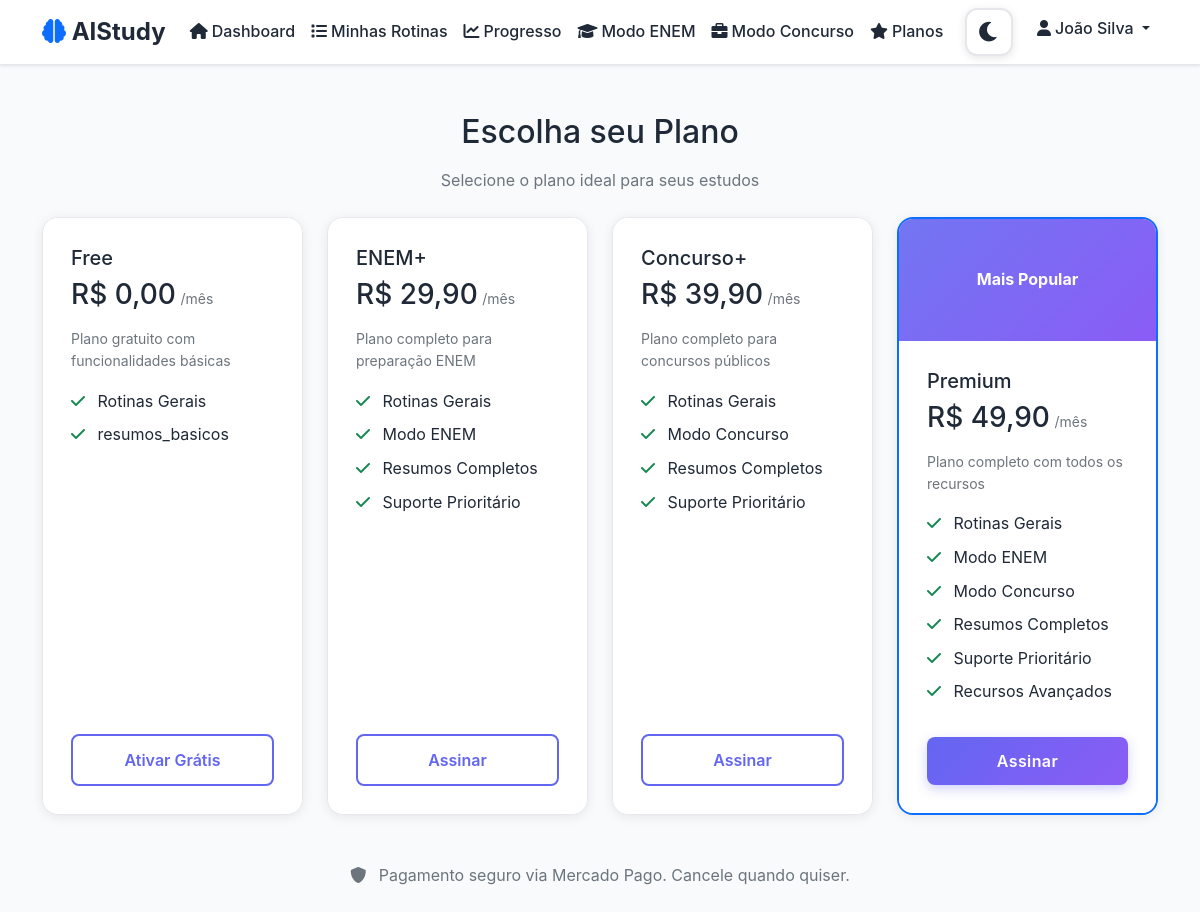
/planos.php?erro=plano_nao_encontrado (signed in), run on the app's committed database.
### tables this page shows
CREATE TABLE planos (
    id INT AUTO_INCREMENT PRIMARY KEY,
    nome VARCHAR(50) NOT NULL,
    slug VARCHAR(50) NOT NULL UNIQUE,
    preco_mensal DECIMAL(10,2) NOT NULL DEFAULT 0.00,
    descricao TEXT,
    recursos JSON DEFAULT NULL COMMENT 'Lista de recursos disponíveis no plano',
    ativo BOOLEAN DEFAULT TRUE,
    created_at TIMESTAMP DEFAULT CURRENT_TIMESTAMP,
    updated_at TIMESTAMP DEFAULT CURRENT_TIMESTAMP ON UPDATE CURRENT_TIMESTAMP
);

### classes/PlanService.php (called while the page is built, shortened)
<?php
require_once dirname(__DIR__) . '/config/database.php';
class PlanService {
    private $conn;
    public function __construct() {
        $database = new Database();
        $this->conn = $database->getConnection();
    }
    public function getAllPlans() {
        $query = "SELECT * FROM planos WHERE ativo = 1 ORDER BY preco_mensal ASC";
        $stmt = $this->conn->prepare($query);
        $stmt->execute();
        $planos = $stmt->fetchAll(PDO::FETCH_ASSOC);
        return $planos;
    }
    public function getActiveSubscription($user_id) {
        $query = "SELECT a.*, p.nome as plano_nome, p.slug as plano_slug, p.preco_mensal
                  FROM assinaturas a
                  JOIN planos p ON a.plano_id = p.id
                  WHERE a.user_id = :user_id
                  AND a.status = 'ativo'
                  AND (a.data_fim IS NULL OR a.data_fim > NOW())
                  ORDER BY a.created_at DESC
                  LIMIT 1";
        $stmt = $this->conn->prepare($query);
        $stmt->bindParam(':user_id', $user_id);
        $stmt->execute();
        return $stmt->fetch(PDO::FETCH_ASSOC) ?: null;
    }
}

### config/database.php (called while the page is built, shortened)
<?php
class Database {
    private $host = DB_HOST;
    private $db_name = DB_NAME;
    private $username = DB_USER;
    private $password = DB_PASS;
    public function getConnection() {
        $this->conn = null;
        try {
            $this->conn = new PDO(
                "mysql:host=" . $this->host . ";dbname=" . $this->db_name,
                $this->username,
                $this->password
            );
            $this->conn->setAttribute(PDO::ATTR_ERRMODE, PDO::ERRMODE_EXCEPTION);
            $this->conn->exec("set names utf8");
        } catch(PDOException $exception) {
            echo "Erro de conexão: " . $exception->getMessage();
        }
        return $this->conn;
    }
}
?>

### includes/session.php (called while the page is built, shortened)
<?php
function isLoggedIn() {
    return isset($_SESSION['user_id']) && !empty($_SESSION['user_id']);
}
function getCurrentUser() {
    return [
        'id' => $_SESSION['user_id'],
        'nome' => $_SESSION['user_nome'],
        'email' => $_SESSION['user_email']
    ];
}
?>

### planos.php (the view, shortened to what this page needs)
<?php
require_once 'includes/session.php';
require_once 'classes/PlanService.php';
require_once 'includes/navbar.php';
$user = getCurrentUser();
$planService = new PlanService();
$planos = $planService->getAllPlans();
$planoAtivo = $planService->getActiveSubscription($user['id']);
?>
<!DOCTYPE html>
<html lang="pt-BR">
<head>
    <link href="https://cdn.jsdelivr.net/npm/bootstrap@5.1.3/dist/css/bootstrap.min.css" rel="stylesheet">
    <link href="https://cdnjs.cloudflare.com/ajax/libs/font-awesome/6.0.0/css/all.min.css" rel="stylesheet">
    <link href="assets/css/style.css" rel="stylesheet">
</head>
<body>
    <div class="container mt-5 mb-5">
        <div class="text-center mb-4">
            <h2 class="mb-3">Escolha seu Plano</h2>
            <p class="text-muted">Selecione o plano ideal para seus estudos</p>
        </div>
        <div class="row g-4 justify-content-center">
            <?php foreach ($planos as $plano): ?>
                <?php
                $isPopular = $plano['slug'] === 'premium';
                $isActive = $planoAtivo && $planoAtivo['plano_slug'] === $plano['slug'];
                ?>
                <div class="col-md-6 col-lg-3">
                    <div class="card h-100 <?php echo $isPopular ? 'border-primary border-2' : ''; ?>">
                        <?php if ($isPopular): ?>
                            <div class="card-header bg-primary text-white text-center">
                                <strong>Mais Popular</strong>
                            </div>
                        <?php endif; ?>
                        <div class="card-body d-flex flex-column">
                            <h5 class="card-title"><?php echo htmlspecialchars($plano['nome']); ?></h5>
                            <div class="mb-3">
                                <span class="h3">R$ <?php echo number_format($plano['preco_mensal'], 2, ',', '.'); ?></span>
                                <small class="text-muted">/mês</small>
                            </div>
                            <p class="card-text text-muted small mb-3"><?php echo htmlspecialchars($plano['descricao']); ?></p>
                            <ul class="list-unstyled mb-4">
                                <?php foreach ($plano['recursos'] as $recurso): ?>
                                    <?php
                                    $recursoTexto = [
                                        'rotinas_gerais' => 'Rotinas Gerais',
                                        'modo_enem' => 'Modo ENEM',
                                        'modo_concurso' => 'Modo Concurso',
                                        'resumos_completos' => 'Resumos Completos',
                                        'suporte_prioritario' => 'Suporte Prioritário',
                                        'recursos_avancados' => 'Recursos Avançados'
                                    ];
                                    ?>
                                    <li class="mb-2">
                                        <i class="fas fa-check text-success me-2"></i>
                                        <?php echo $recursoTexto[$recurso] ?? $recurso; ?>
                                    </li>
                                <?php endforeach; ?>
                            </ul>
                            <div class="mt-auto">
                                <?php if ($isActive): ?>
                                    <button class="btn btn-success w-100" disabled>
                                        <i class="fas fa-check me-2"></i>Plano Ativo
                                    </button>
                                <?php else: ?>
                                    <a href="checkout.php?plano=<?php echo urlencode($plano['slug']); ?>"
                                       class="btn <?php echo $isPopular ? 'btn-primary' : 'btn-outline-primary'; ?> w-100">
                                        <?php echo $plano['preco_mensal'] > 0 ? 'Assinar' : 'Ativar Grátis'; ?>
                                    </a>
                                <?php endif; ?>
                            </div>
                        </div>
                    </div>
                </div>
            <?php endforeach; ?>
        </div>
        <div class="text-center mt-5">
            <p class="text-muted">
                <i class="fas fa-shield-alt me-2"></i>
                Pagamento seguro via Mercado Pago. Cancele quando quiser.
            </p>
        </div>
    </div>
</body>
</html>

### assets/css/style.css (style rules this page uses)
:root { --primary-color: #6366f1; --secondary-color: #8b5cf6; --success-color: #10b981; --warning-color: #f59e0b; --danger-color: #ef4444; --dark-color: #1f2937; --light-color: #f8fafc; --border-color: #e5e7eb; --text-muted: #6b7280; --bg-primary: #ffffff; --bg-secondary: #f8fafc; --bg-tertiary: #f1f5f9; --text-primary: #1f2937; --text-secondary: #6b7280; --border-default: #e5e7eb; --card-bg: #ffffff; --card-shadow: rgba(0, 0, 0, 0.1); }
* { margin: 0; padding: 0; box-sizing: border-box; transition: background-color 0.3s ease, color 0.3s ease, border-color 0.3s ease; }
body { font-family: 'Inter', -apple-system, BlinkMacSystemFont, 'Segoe UI', Roboto, sans-serif; background-color: var(--bg-secondary) !important; color: var(--text-primary) !important; line-height: 1.6; }
html { background-color: var(--bg-secondary) !important; }
html[data-theme="light"] { background-color: #f8fafc !important; }
p, span, div, h1, h2, h3, h4, h5, h6, li, td, th { color: inherit !important; }
.card { border: 1px solid var(--border-default); border-radius: 16px; background: var(--card-bg); box-shadow: 0 2px 12px rgba(0, 0, 0, 0.08); transition: all 0.3s cubic-bezier(0.4, 0, 0.2, 1); overflow: hidden; color: var(--text-primary); }
.card-header { background: linear-gradient(135deg, var(--primary-color), var(--secondary-color)); color: white !important; border-radius: 16px 16px 0 0; border: none; padding: 1.25rem 1.75rem; position: relative; overflow: hidden; }
.card-header::before { content: ''; position: absolute; top: 0; left: 0; right: 0; bottom: 0; background: linear-gradient(135deg, rgba(255, 255, 255, 0.1), transparent); pointer-events: none; }
.card-header * { color: white !important; position: relative; z-index: 1; }
.card-body { background: var(--card-bg); color: var(--text-primary); padding: 1.75rem; }
.btn { border-radius: 8px; font-weight: 500; padding: 0.75rem 1.5rem; transition: all 0.2s; border: none; }
.btn-primary { background: linear-gradient(135deg, var(--primary-color), var(--secondary-color)); border: none; box-shadow: 0 4px 12px rgba(99, 102, 241, 0.3); font-weight: 600; letter-spacing: 0.025em; position: relative; overflow: hidden; }
.btn-primary::before { content: ''; position: absolute; top: 0; left: -100%; width: 100%; height: 100%; background: linear-gradient(90deg, transparent, rgba(255, 255, 255, 0.2), transparent); transition: left 0.5s ease; }
.btn-outline-primary { border: 2px solid var(--primary-color); color: var(--primary-color); background: transparent; font-weight: 600; transition: all 0.3s ease; }
.card .text-center { padding: 3rem 2rem; }

### data on the page
planos: nome "Free", preco_mensal "0,00", descricao "Plano gratuito com funcionalidades básicas", recurso "Rotinas Gerais", recurso "resumos_basicos", shows "Ativar Grátis"
planos: nome "ENEM+", preco_mensal "29,90", descricao "Plano completo para preparação ENEM", recurso "Rotinas Gerais", recurso "Modo ENEM", recurso "Resumos Completos", recurso "Suporte Prioritário", shows "Assinar"
planos: nome "Concurso+", preco_mensal "39,90", descricao "Plano completo para concursos públicos", recurso "Rotinas Gerais", recurso "Modo Concurso", recurso "Resumos Completos", recurso "Suporte Prioritário", shows "Assinar"
planos: slug "Mais Popular", nome "Premium", preco_mensal "49,90", descricao "Plano completo com todos os recursos", recurso "Rotinas Gerais", recurso "Modo ENEM", recurso "Modo Concurso", recurso "Resumos Completos", recurso "Suporte Prioritário", recurso "Recursos Avançados", shows "Assinar"

### other printed values
$userName "João Silva"
